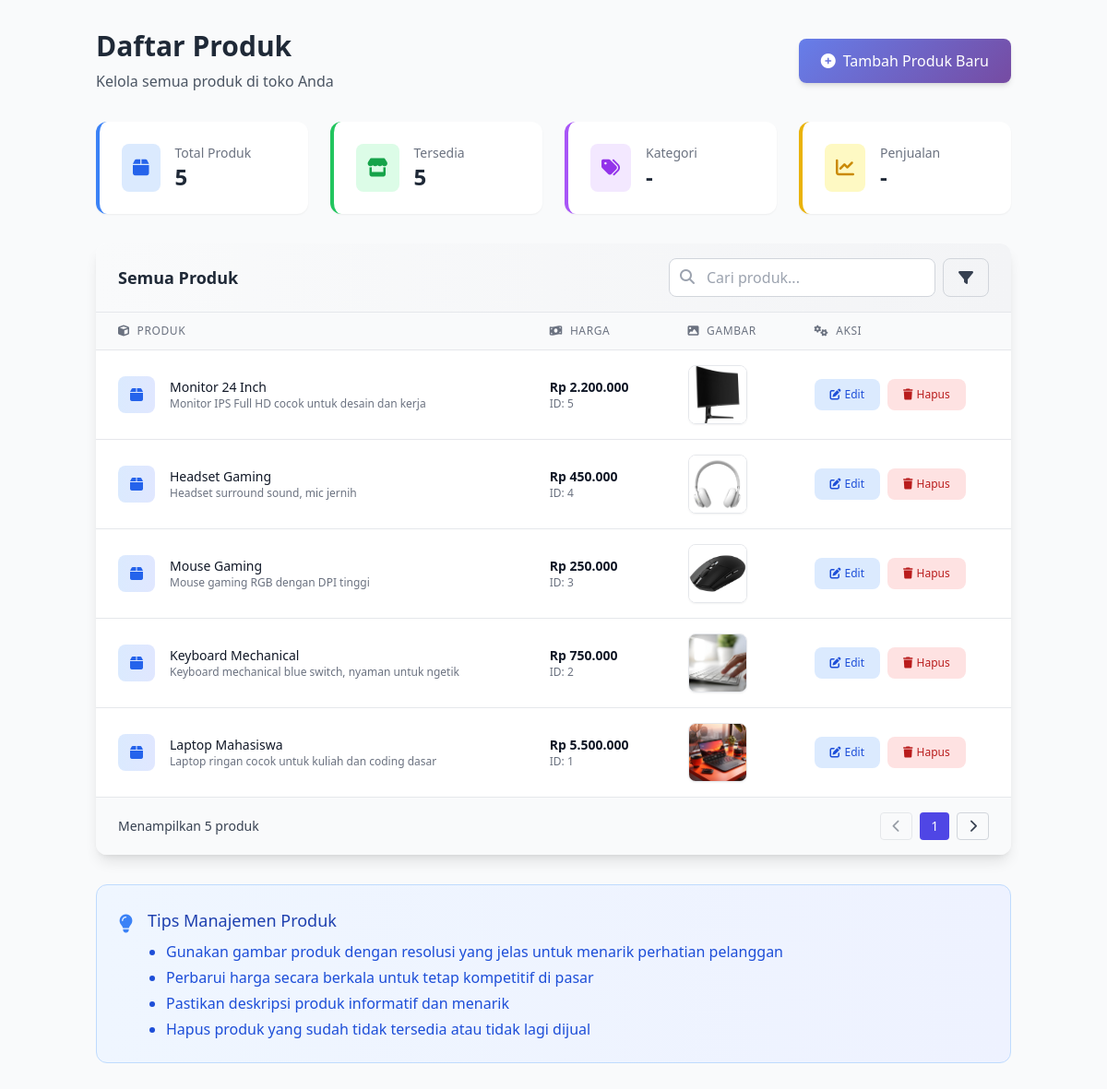
Screenshot of /Challange-3-Katalog-Produk-Online/admin/index.php (signed in) with the database file from the repository.
### tables this page shows
CREATE TABLE `produk` (
  `id` int(11) NOT NULL,
  `nama` varchar(100) NOT NULL,
  `deskripsi` text DEFAULT NULL,
  `harga` int(11) NOT NULL,
  `gambar` varchar(100) NOT NULL
);

### Challange-3-Katalog-Produk-Online/admin/index.php (the view, shortened to what this page needs)
<?php
require '../config/database.php';
$data = mysqli_query($conn, "SELECT * FROM produk ORDER BY id DESC");
?>
<!DOCTYPE html>
<html lang="id">
<head>
    <script src="https://cdn.tailwindcss.com"></script>
    <link rel="stylesheet" href="https://cdnjs.cloudflare.com/ajax/libs/font-awesome/6.4.0/css/all.min.css">
    <link rel="stylesheet" href="https://cdn.jsdelivr.net/npm/sweetalert2@11/dist/sweetalert2.min.css">
</head>
<body class="bg-gray-50 min-h-screen">
    <div class="container mx-auto px-4 py-8">
        <div class="flex flex-col md:flex-row justify-between items-start md:items-center mb-8 gap-4">
            <div>
                <h1 class="text-3xl font-bold text-gray-800">Daftar Produk</h1>
                <p class="text-gray-600 mt-2">Kelola semua produk di toko Anda</p>
            </div>
            <a href="tambah.php"
                class="btn-primary text-white px-6 py-3 rounded-lg font-medium shadow-md hover:shadow-lg transition-all duration-200 flex items-center">
                <i class="fas fa-plus-circle mr-2"></i> Tambah Produk Baru
            </a>
        </div>
        <?php
        $total_produk = mysqli_num_rows($data);
        mysqli_data_seek($data, 0);
        ?>
        <div class="grid grid-cols-1 md:grid-cols-4 gap-6 mb-8">
            <div class="bg-white rounded-xl p-6 shadow-sm border-l-4 border-blue-500">
                <div class="flex items-center">
                    <div class="p-3 rounded-lg bg-blue-100 text-blue-600 mr-4">
                        <i class="fas fa-box text-xl"></i>
                    </div>
                    <div>
                        <p class="text-gray-500 text-sm">Total Produk</p>
                        <p class="text-2xl font-bold text-gray-800"><?= $total_produk; ?></p>
                    </div>
                </div>
            </div>
            <div class="bg-white rounded-xl p-6 shadow-sm border-l-4 border-green-500">
                <div class="flex items-center">
                    <div class="p-3 rounded-lg bg-green-100 text-green-600 mr-4">
                        <i class="fas fa-store text-xl"></i>
                    </div>
                    <div>
                        <p class="text-gray-500 text-sm">Tersedia</p>
                        <p class="text-2xl font-bold text-gray-800"><?= $total_produk; ?></p>
                    </div>
                </div>
            </div>
            <div class="bg-white rounded-xl p-6 shadow-sm border-l-4 border-purple-500">
                <div class="flex items-center">
                    <div class="p-3 rounded-lg bg-purple-100 text-purple-600 mr-4">
                        <i class="fas fa-tags text-xl"></i>
                    </div>
                    <div>
                        <p class="text-gray-500 text-sm">Kategori</p>
                        <p class="text-2xl font-bold text-gray-800">-</p>
                    </div>
                </div>
            </div>
            <div class="bg-white rounded-xl p-6 shadow-sm border-l-4 border-yellow-500">
                <div class="flex items-center">
                    <div class="p-3 rounded-lg bg-yellow-100 text-yellow-600 mr-4">
                        <i class="fas fa-chart-line text-xl"></i>
                    </div>
                    <div>
                        <p class="text-gray-500 text-sm">Penjualan</p>
                        <p class="text-2xl font-bold text-gray-800">-</p>
                    </div>
                </div>
            </div>
        </div>
        <div class="bg-white rounded-xl shadow-lg overflow-hidden">
            <div class="px-6 py-4 border-b border-gray-200 bg-gradient-to-r from-gray-50 to-gray-100">
                <div class="flex justify-between items-center">
                    <h2 class="text-lg font-semibold text-gray-800">Semua Produk</h2>
                    <div class="flex items-center space-x-2">
                        <div class="relative">
                            <input type="text"
                                placeholder="Cari produk..."
                                class="pl-10 pr-4 py-2 border border-gray-300 rounded-lg focus:outline-none focus:ring-2 focus:ring-indigo-500 focus:border-transparent">
                            <i class="fas fa-search absolute left-3 top-3 text-gray-400"></i>
                        </div>
                        <button class="px-4 py-2 border border-gray-300 rounded-lg text-gray-700 hover:bg-gray-50">
                            <i class="fas fa-filter"></i>
                        </button>
                    </div>
                </div>
            </div>
            <div class="overflow-x-auto">
                <table class="min-w-full divide-y divide-gray-200">
                    <thead class="bg-gray-50">
                        <tr>
                            <th scope="col" class="px-6 py-3 text-left text-xs font-medium text-gray-500 uppercase tracking-wider">
                                <div class="flex items-center">
                                    <i class="fas fa-cube mr-2"></i> Produk
                                </div>
                            </th>
                            <th scope="col" class="px-6 py-3 text-left text-xs font-medium text-gray-500 uppercase tracking-wider">
                                <div class="flex items-center">
                                    <i class="fas fa-money-bill-wave mr-2"></i> Harga
                                </div>
                            </th>
                            <th scope="col" class="px-6 py-3 text-left text-xs font-medium text-gray-500 uppercase tracking-wider">
                                <div class="flex items-center">
                                    <i class="fas fa-image mr-2"></i> Gambar
                                </div>
                            </th>
                            <th scope="col" class="px-6 py-3 text-left text-xs font-medium text-gray-500 uppercase tracking-wider">
                                <div class="flex items-center">
                                    <i class="fas fa-cogs mr-2"></i> Aksi
                                </div>
                            </th>
                        </tr>
                    </thead>
                    <tbody class="bg-white divide-y divide-gray-200">
                        <?php if (mysqli_num_rows($data) > 0): ?>
                            <?php while ($p = mysqli_fetch_assoc($data)) : ?>
                                <tr class="table-row-hover transition-colors duration-150">
                                    <td class="px-6 py-4 whitespace-nowrap">
                                        <div class="flex items-center">
                                            <div class="flex-shrink-0 h-10 w-10 bg-gradient-to-r from-blue-100 to-indigo-100 rounded-lg flex items-center justify-center mr-4">
                                                <i class="fas fa-box text-blue-600"></i>
                                            </div>
                                            <div>
                                                <div class="text-sm font-medium text-gray-900"><?= htmlspecialchars($p['nama']); ?></div>
                                                <div class="text-xs text-gray-500 truncate max-w-xs"><?= htmlspecialchars(substr($p['deskripsi'], 0, 60)) . (strlen($p['deskripsi']) > 60 ? '...' : ''); ?></div>
                                            </div>
                                        </div>
                                    </td>
                                    <td class="px-6 py-4 whitespace-nowrap">
                                        <div class="text-sm font-bold text-gray-900">Rp <?= number_format($p['harga'], 0, ',', '.'); ?></div>
                                        <div class="text-xs text-gray-500">ID: <?= $p['id']; ?></div>
                                    </td>
                                    <td class="px-6 py-4 whitespace-nowrap">
                                        <div class="relative group">
                                            <img src="../assets/img/<?= htmlspecialchars($p['gambar']); ?>"
                                                alt="<?= htmlspecialchars($p['nama']); ?>"
                                                class="h-16 w-16 object-cover rounded-lg border border-gray-200 shadow-sm"
                                                onerror="this.src='https://via.placeholder.com/100?text=No+Image'">
                                        </div>
                                    </td>
                                    <td class="px-6 py-4 whitespace-nowrap text-sm font-medium">
                                        <div class="flex space-x-2">
                                            <a href="edit.php?id=<?= $p['id']; ?>"
                                                class="inline-flex items-center px-4 py-2 border border-transparent text-xs font-medium rounded-lg text-blue-700 bg-blue-100 hover:bg-blue-200 focus:outline-none focus:ring-2 focus:ring-offset-2 focus:ring-blue-500 transition-colors duration-200">
                                                <i class="fas fa-edit mr-1"></i> Edit
                                            </a>
                                            <a href="hapus.php?id=<?= $p['id']; ?>"
                                                class="inline-flex items-center px-4 py-2 border border-transparent text-xs font-medium rounded-lg text-red-700 bg-red-100 hover:bg-red-200 focus:outline-none focus:ring-2 focus:ring-offset-2 focus:ring-red-500 transition-colors duration-200">
                                                <i class="fas fa-trash mr-1"></i> Hapus
                                            </a>
                                        </div>
                                    </td>
                                </tr>
                            <?php endwhile; ?>
                        <?php endif; ?>
                    </tbody>
                </table>
            </div>
            <div class="px-6 py-4 border-t border-gray-200 bg-gray-50">
                <div class="flex justify-between items-center">
                    <div class="text-sm text-gray-700">
                        Menampilkan <span class="font-medium"><?= $total_produk; ?></span> produk
                    </div>
                    <div class="flex space-x-2">
                        <button class="px-3 py-1 border border-gray-300 rounded text-sm text-gray-700 hover:bg-gray-50 disabled:opacity-50" disabled>
                            <i class="fas fa-chevron-left"></i>
                        </button>
                        <button class="px-3 py-1 bg-indigo-600 text-white rounded text-sm hover:bg-indigo-700">
                            1
                        </button>
                        <button class="px-3 py-1 border border-gray-300 rounded text-sm text-gray-700 hover:bg-gray-50">
                            <i class="fas fa-chevron-right"></i>
                        </button>
                    </div>
                </div>
            </div>
        </div>
        <div class="mt-8 p-6 bg-gradient-to-r from-blue-50 to-indigo-50 rounded-xl border border-blue-200">
            <div class="flex items-start">
                <div class="flex-shrink-0 mt-1">
                    <i class="fas fa-lightbulb text-blue-500 text-xl"></i>
                </div>
                <div class="ml-4">
                    <h3 class="text-lg font-medium text-blue-800">Tips Manajemen Produk</h3>
                    <div class="mt-2 text-blue-700">
                        <ul class="list-disc pl-5 space-y-1">
                            <li>Gunakan gambar produk dengan resolusi yang jelas untuk menarik perhatian pelanggan</li>
                            <li>Perbarui harga secara berkala untuk tetap kompetitif di pasar</li>
                            <li>Pastikan deskripsi produk informatif dan menarik</li>
                            <li>Hapus produk yang sudah tidak tersedia atau tidak lagi dijual</li>
                        </ul>
                    </div>
                </div>
            </div>
        </div>
    </div>
</body>
</html>

### Challange-3-Katalog-Produk-Online/admin/index.php (style rules this page uses)
.btn-primary { background: linear-gradient(135deg, #667eea 0%, #764ba2 100%); }

### rows the page displays
produk: nama "Monitor 24 Inch", deskripsi "Monitor IPS Full HD cocok untuk desain dan kerja", harga "2.200.000", id "5", gambar (picture)
produk: nama "Headset Gaming", deskripsi "Headset surround sound, mic jernih", harga "450.000", id "4", gambar (picture)
produk: nama "Mouse Gaming", deskripsi "Mouse gaming RGB dengan DPI tinggi", harga "250.000", id "3", gambar (picture)
produk: nama "Keyboard Mechanical", deskripsi "Keyboard mechanical blue switch, nyaman untuk ngetik", harga "750.000", id "2", gambar (picture)
produk: nama "Laptop Mahasiswa", deskripsi "Laptop ringan cocok untuk kuliah dan coding dasar", harga "5.500.000", id "1", gambar (picture)

### other values shown
$total_produk "5"
